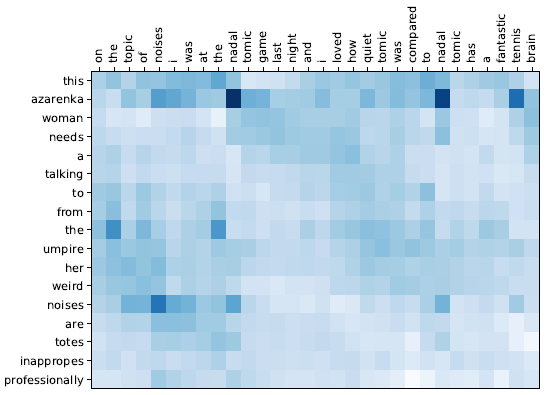

This figure's Python source:
import numpy
import matplotlib.pyplot as plt


def plot_heatmap(mma, target_labels, source_labels):
    # set figure layout and heatmap color
    fig, ax = plt.subplots(figsize=(7, 5))
    ax.pcolor(mma, cmap=plt.cm.Blues)

    # put the major ticks at the middle of each cell
    ax.set_xticks(numpy.arange(mma.shape[1]) + 0.5, minor=False)
    ax.set_yticks(numpy.arange(mma.shape[0]) + 0.5, minor=False)

    ax.set_xlim(0, int(mma.shape[1]))
    ax.set_ylim(0, int(mma.shape[0]))

    # want a more natural, table-like display
    ax.invert_yaxis()
    ax.xaxis.tick_top()

    # source words -> column labels
    ax.set_xticklabels(source_labels, minor=False, fontsize=10)
    # target words -> row labels
    ax.set_yticklabels(target_labels, minor=False, fontsize=10)

    # set the rotation angle of the xticks
    plt.xticks(rotation=90)

    # save and show the figure
    fig.savefig('heatmap.pdf', bbox_inches='tight')
    plt.show()


if __name__ == "__main__":
    # labels for x and y axis
    # column labels -> target words
    # row labels -> source words
    source_labels = ['on', 'the', 'topic', 'of', 'noises', 'i', 'was', 'at', 'the', 'nadal', 'tomic', 'game', 'last',
                     'night', 'and', 'i', 'loved', 'how', 'quiet', 'tomic', 'was', 'compared', 'to', 'nadal', 'he',
                     'seems', 'to', 'have', 'a', 'shitload', 'of', 'talent', 'and', 'the', 'postmatch', 'press', 'conf',
                     'he', 'showed', 'a', 'lot', 'of', 'maturity', 'and', 'he', 'seems', 'nice', 'tomic', 'has', 'a',
                     'fantastic', 'tennis', 'brain']
    target_labels = ['this', 'azarenka', 'woman', 'needs', 'a', 'talking', 'to', 'from', 'the', 'umpire', 'her',
                     'weird', 'noises', 'are', 'totes', 'inappropes', 'professionally']

    # truncate the label range for simplicity
    source_labels1 = source_labels[:source_labels.index('he')]
    source_labels2 = source_labels[source_labels.index('nice') + 1:]
    new_source_labels = source_labels1 + source_labels2

    # select the data according to the truncated range
    mma = numpy.genfromtxt('bi_attn.csv', delimiter=',')
    new_mma1 = mma[:, :source_labels.index('he')]
    new_mma2 = mma[:, source_labels.index('nice') + 1:]
    new_mma = numpy.concatenate([new_mma1, new_mma2], axis=1)

    plot_heatmap(new_mma, target_labels, new_source_labels)
